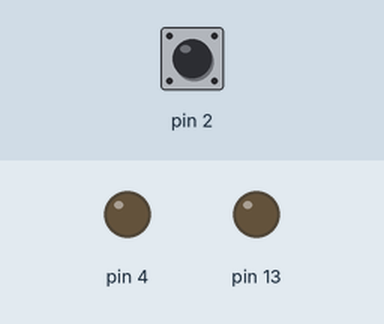
Recording of a sketch running on a simulated Arduino Uno, built with avr-gcc and run on an emulated ATmega328P. On the bench: output pins drawn as LEDs (lit = HIGH). The test bench sets the inputs (shaded band); at power-on: pin 2 LOW. Pins used as bus, display or sensor lines are not drawn.

Above: at 1.2 s.
1.3 s: pin 2 driven HIGH
At 2.0 s:
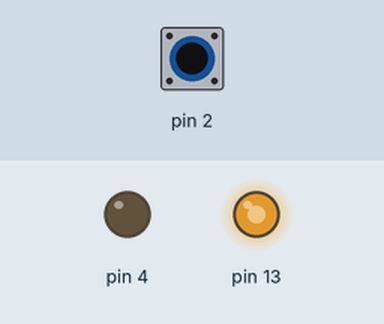
2.8 s: pin 2 pulsed LOW 2 times (0.12 s each, 0.3 s apart)
At 3.12 s:
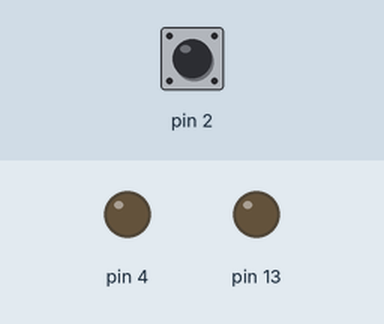
6.4 s: pin 2 pulsed LOW 5 times (0.12 s each, 0.3 s apart)
At 7.63 s:
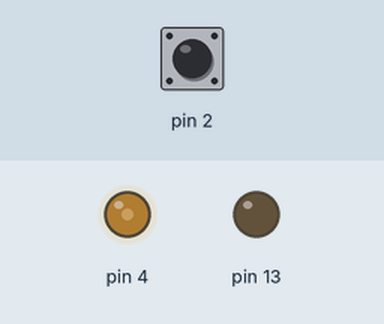
Timing chart, 0 to 9.4 s (numbered marks = the images above; inputs shaded):
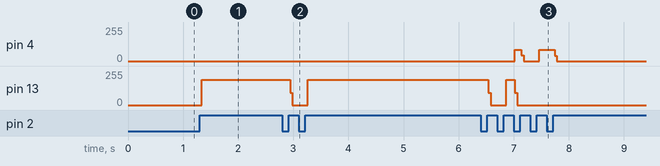

Measured:
- after the input at 1.3 s, pin 13: 0/255 → 189/255 at once
- after the input at 2.8 s, pin 13: 189/255 → 0/255 after 0.14 s, → 190/255 0.32 s later

The sketch:

trafficlight.ino
```cpp
/*
  Traffic light by jarkojefamozny
 */


  int switchState = 0;
  bool shouldBeOn = false;
  int diff = 0;

  unsigned long time = 0;

void reset () {
  digitalWrite(13, LOW);
  digitalWrite(8, LOW);
  digitalWrite(4, LOW);
}

// the setup function runs once when you press reset or power the board
void setup() {
  // initialize digital pin 13 as an output.
  pinMode(13, OUTPUT);
  pinMode(8, OUTPUT);
  pinMode(4, OUTPUT);
  pinMode(2, INPUT);

  Serial.begin(9600);
}

// the loop function runs over and over again forever
void loop() {
  time = millis();
  switchState = digitalRead(2);

  if( switchState != diff ){
    if( switchState == HIGH) {
      shouldBeOn = !shouldBeOn;
    }
  }

  diff = switchState;
  if( shouldBeOn == true ){
    reset();
    // RED light ON and OFF
    if( (time % 14000 > 0 ) && (time % 14000 < 7000 )){
      digitalWrite(13, HIGH);
    }
    else {
      digitalWrite(13, LOW);
    }

    // YELLOW light
    if( (time % 14000 > 5000 ) && (time % 14000 < 7000 ) ){
      digitalWrite(8, HIGH);
    }
    else {
      digitalWrite(8, LOW);
    }

    // GREEN light
    if( (time % 14000 > 7001 ) && (time % 14000 < 12000 ) ){
      digitalWrite(4, HIGH);
    }
    else {
      digitalWrite(4, LOW);
    }

     // YELLOW light
    if( (time % 14000 > 12001 ) && (time % 14000 < 13999 ) ){
      digitalWrite(8, HIGH);
    }
    else {
      digitalWrite(8, LOW);
    }
  }

  // DEFAULT STATE
  else {
    reset();
    if( (time % 4000 > 2000 ) )
    {
      digitalWrite(8, HIGH);
    }
    else {
       digitalWrite(8, LOW);
    }
  }
}
```
